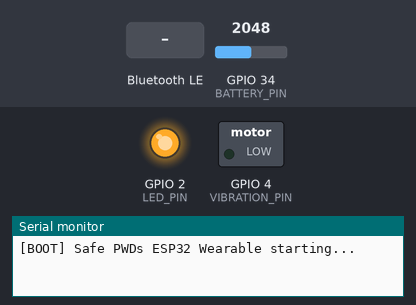
The sketch below on a simulated ESP32. On the bench: switched loads named in the sketch (green lamp = pin HIGH), output pins drawn as LEDs (lit = HIGH), the last lines printed to the serial monitor. Dashed ring = blinking. The inputs (shaded band) are chosen by the test bench; at power-on: GPIO 34 (BATTERY_PIN) = 2048 (analog values on the 0–4095 scale). Nothing arrives over Bluetooth unless stated; a phone connects over Bluetooth LE 3 s after start.

Above: at 0.1 s.
At 2.2 s:
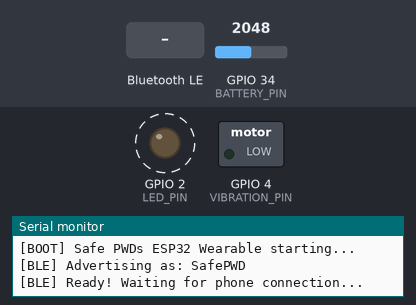
2.3 s: Bluetooth LE write "V" received
At 2.8 s:
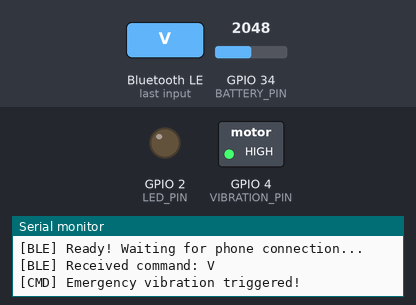
5.3 s: Bluetooth LE write "B?" received
8.3 s: Bluetooth LE write "P" received
Timing chart, 0 to 16.7 s (numbered marks = the images above; inputs shaded):
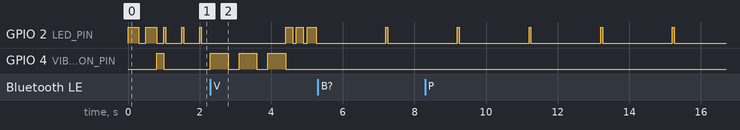

Measured:
- after the input at 2.3 s, GPIO 4 (VIBRATION_PIN): alternates HIGH for 0.50 s and LOW for 0.30 s, starting at once
- by itself, GPIO 2 (LED_PIN): alternates HIGH for 0.05 s and LOW for 2.0 s

The sketch:

safe_pwd_esp32.ino
```cpp
/**
 * ============================================================
 *  Safe PWDs — ESP32 Wearable BLE Firmware
 *  File: safe_pwd_esp32.ino
 *
 *  Features:
 *  ✅ BLE UART (Nordic UART Service) — auto-advertises
 *  ✅ Receives "V" command → triggers vibration motor
 *  ✅ Receives "B?" command → replies with battery level "B:XX"
 *  ✅ Sends status messages back to phone
 *  ✅ LED status indicator (on-board LED)
 *  ✅ Deep-sleep friendly reconnect loop
 *
 *  WIRING:
 *  ──────────────────────────────────────────────
 *  Vibration Motor  →  GPIO 4  (via NPN transistor)
 *  Battery ADC      →  GPIO 34 (voltage divider: 100k + 100k)
 *  On-board LED     →  GPIO 2  (built-in on most ESP32 boards)
 *
 *  Motor circuit (drives 3V–5V coin vibration motor):
 *    GPIO 4 ──[1kΩ]──► NPN Base (e.g. 2N2222 / S8050)
 *                       Collector ──► Motor (+)
 *                       Emitter   ──► GND
 *    Motor (-)         ──► GND
 *    Flyback diode 1N4148 across motor (cathode to +)
 *
 *  Battery sensing (3.7V LiPo → 3.3V ADC safe):
 *    LiPo+ ──[100kΩ]──┬──[100kΩ]──► GND
 *                      └──► GPIO 34
 *  (Divides 4.2V max → 2.1V, well within 3.3V ADC range)
 *
 *  DEPENDENCIES (Arduino Library Manager):
 *    • NimBLE-Arduino  (by h2zero)  ← lightweight, recommended
 *      Install: Library Manager → search "NimBLE-Arduino"
 *
 *  BOARD: ESP32 Dev Module (or any ESP32 variant)
 *  ============================================================
 */

#include <NimBLEDevice.h>

// ── Pin Definitions ──────────────────────────────────────────
#define VIBRATION_PIN   4    // NPN transistor base drive
#define BATTERY_PIN     34   // Analog input (voltage divider)
#define LED_PIN         2    // On-board LED (active HIGH on most boards)

// ── Vibration Settings ───────────────────────────────────────
#define VIB_DURATION_MS 1000  // Single vibration pulse duration
#define VIB_PATTERN_ON  500
#define VIB_PATTERN_OFF 300
#define VIB_REPEAT      3     // Number of pulses for emergency

// ── Battery ADC ──────────────────────────────────────────────
#define BAT_ADC_MAX     4095
#define BAT_V_REF       3.3f   // ESP32 ADC reference voltage
#define BAT_DIVIDER_R   2.0f   // Ratio = (R1+R2)/R2 = (100k+100k)/100k = 2
#define BAT_FULL_V      4.2f   // LiPo full voltage
#define BAT_EMPTY_V     3.0f   // LiPo empty voltage

// ── BLE UUIDs (Nordic UART Service) ─────────────────────────
#define UART_SERVICE_UUID  "6E400001-B5A3-F393-E0A9-E50E24DCCA9E"
#define TX_CHAR_UUID       "6E400003-B5A3-F393-E0A9-E50E24DCCA9E" // Notify → Phone
#define RX_CHAR_UUID       "6E400002-B5A3-F393-E0A9-E50E24DCCA9E" // Write ← Phone

// ── Device Name ──────────────────────────────────────────────
#define DEVICE_NAME "SafePWD"

// ── Globals ──────────────────────────────────────────────────
NimBLEServer*          pServer      = nullptr;
NimBLECharacteristic*  pTxChar      = nullptr;  // Notify phone
NimBLECharacteristic*  pRxChar      = nullptr;  // Receive from phone
bool                   deviceConnected = false;
bool                   oldConnected    = false;

// ── Forward declarations ──────────────────────────────────────
void vibrateEmergency();
void vibrateSingle(uint32_t ms);
int  getBatteryPercent();
void sendToPhone(const String& msg);
void blinkLED(int times, int onMs = 100, int offMs = 100);

// ─────────────────────────────────────────────────────────────
//  BLE Server Callbacks
// ─────────────────────────────────────────────────────────────
class ServerCallbacks : public NimBLEServerCallbacks {
  void onConnect(NimBLEServer* pSvr) override {
    deviceConnected = true;
    Serial.println("[BLE] Phone connected!");
    blinkLED(3, 200, 100);
    sendToPhone("Hello from SafePWD Wearable!");
  }

  void onDisconnect(NimBLEServer* pSvr) override {
    deviceConnected = false;
    Serial.println("[BLE] Phone disconnected. Restarting advertising...");
    // Restart advertising so phone can reconnect
    NimBLEDevice::startAdvertising();
  }
};

// ─────────────────────────────────────────────────────────────
//  RX Characteristic Callbacks (commands from phone)
// ─────────────────────────────────────────────────────────────
class RxCallbacks : public NimBLECharacteristicCallbacks {
  void onWrite(NimBLECharacteristic* pChar) override {
    std::string rxVal = pChar->getValue();
    if (rxVal.empty()) return;

    String cmd = String(rxVal.c_str());
    cmd.trim();
    Serial.print("[BLE] Received command: ");
    Serial.println(cmd);

    // ── "V" → Vibrate emergency pattern ─────────────────────
    if (cmd == "V") {
      Serial.println("[CMD] Emergency vibration triggered!");
      sendToPhone("OK:V");
      vibrateEmergency();
    }

    // ── "B?" → Reply with battery level ──────────────────────
    else if (cmd == "B?") {
      int pct = getBatteryPercent();
      String reply = "B:" + String(pct);
      Serial.print("[CMD] Battery query → ");
      Serial.println(reply);
      sendToPhone(reply);
    }

    // ── "P" → Simple ping ────────────────────────────────────
    else if (cmd == "P") {
      sendToPhone("PONG");
    }

    // ── Unknown ───────────────────────────────────────────────
    else {
      sendToPhone("ERR:UNKNOWN:" + cmd);
    }
  }
};

// ─────────────────────────────────────────────────────────────
//  setup()
// ─────────────────────────────────────────────────────────────
void setup() {
  Serial.begin(115200);
  Serial.println("\n[BOOT] Safe PWDs ESP32 Wearable starting...");

  // Pin modes
  pinMode(VIBRATION_PIN, OUTPUT);
  pinMode(LED_PIN, OUTPUT);
  digitalWrite(VIBRATION_PIN, LOW);
  digitalWrite(LED_PIN, LOW);

  // ADC config for battery
  analogReadResolution(12);
  analogSetAttenuation(ADC_11db); // Allows reading up to ~3.9V

  // Boot blink
  blinkLED(2, 300, 200);

  // ── Init NimBLE ───────────────────────────────────────────
  NimBLEDevice::init(DEVICE_NAME);
  NimBLEDevice::setMTU(128);

  // Create server
  pServer = NimBLEDevice::createServer();
  pServer->setCallbacks(new ServerCallbacks());

  // Create UART service
  NimBLEService* pService = pServer->createService(UART_SERVICE_UUID);

  // TX characteristic (ESP32 → Phone, Notify)
  pTxChar = pService->createCharacteristic(
    TX_CHAR_UUID,
    NIMBLE_PROPERTY::NOTIFY
  );

  // RX characteristic (Phone → ESP32, Write)
  pRxChar = pService->createCharacteristic(
    RX_CHAR_UUID,
    NIMBLE_PROPERTY::WRITE | NIMBLE_PROPERTY::WRITE_NR
  );
  pRxChar->setCallbacks(new RxCallbacks());

  // Start service
  pService->start();

  // Configure advertising
  NimBLEAdvertising* pAdvertising = NimBLEDevice::getAdvertising();
  pAdvertising->addServiceUUID(UART_SERVICE_UUID);
  pAdvertising->setScanResponse(true);
  pAdvertising->setMinPreferred(0x06);
  pAdvertising->setMaxPreferred(0x12);
  NimBLEDevice::startAdvertising();

  Serial.println("[BLE] Advertising as: " DEVICE_NAME);
  Serial.println("[BLE] Ready! Waiting for phone connection...");

  // Ready pulse
  vibrateSingle(200);
}

// ─────────────────────────────────────────────────────────────
//  loop()
// ─────────────────────────────────────────────────────────────
void loop() {
  // LED heartbeat: fast blink when connected, slow when advertising
  if (deviceConnected) {
    // Steady slow blink = connected
    digitalWrite(LED_PIN, HIGH);
    delay(50);
    digitalWrite(LED_PIN, LOW);
    delay(1950);
  } else {
    // Fast blink = advertising / waiting
    digitalWrite(LED_PIN, HIGH);
    delay(50);
    digitalWrite(LED_PIN, LOW);
    delay(450);
  }
}

// ─────────────────────────────────────────────────────────────
//  Vibration helpers
// ─────────────────────────────────────────────────────────────

/// Emergency pattern: 3 pulses
void vibrateEmergency() {
  for (int i = 0; i < VIB_REPEAT; i++) {
    digitalWrite(VIBRATION_PIN, HIGH);
    delay(VIB_PATTERN_ON);
    digitalWrite(VIBRATION_PIN, LOW);
    if (i < VIB_REPEAT - 1) delay(VIB_PATTERN_OFF);
  }
}

/// Single vibration for a given duration
void vibrateSingle(uint32_t ms) {
  digitalWrite(VIBRATION_PIN, HIGH);
  delay(ms);
  digitalWrite(VIBRATION_PIN, LOW);
}

// ─────────────────────────────────────────────────────────────
//  Battery percentage (LiPo 3.0V → 4.2V)
// ─────────────────────────────────────────────────────────────
int getBatteryPercent() {
  // Average multiple readings to reduce ADC noise
  long sum = 0;
  for (int i = 0; i < 16; i++) {
    sum += analogRead(BATTERY_PIN);
    delay(2);
  }
  float raw = sum / 16.0f;

  // Convert ADC → actual battery voltage (accounting for divider)
  float vAdc    = (raw / BAT_ADC_MAX) * BAT_V_REF;
  float vBat    = vAdc * BAT_DIVIDER_R;

  // Clamp and convert to percentage
  vBat = constrain(vBat, BAT_EMPTY_V, BAT_FULL_V);
  int pct = (int)(((vBat - BAT_EMPTY_V) / (BAT_FULL_V - BAT_EMPTY_V)) * 100.0f);

  Serial.printf("[BAT] ADC=%.0f  Vadc=%.2fV  Vbat=%.2fV  Level=%d%%\n",
                raw, vAdc, vBat, pct);
  return pct;
}

// ─────────────────────────────────────────────────────────────
//  Send string to phone via BLE Notify
// ─────────────────────────────────────────────────────────────
void sendToPhone(const String& msg) {
  if (!deviceConnected || pTxChar == nullptr) return;
  pTxChar->setValue(msg.c_str());
  pTxChar->notify();
  Serial.print("[BLE] Sent to phone: ");
  Serial.println(msg);
}

// ─────────────────────────────────────────────────────────────
//  LED blink helper
// ─────────────────────────────────────────────────────────────
void blinkLED(int times, int onMs, int offMs) {
  for (int i = 0; i < times; i++) {
    digitalWrite(LED_PIN, HIGH);
    delay(onMs);
    digitalWrite(LED_PIN, LOW);
    if (i < times - 1) delay(offMs);
  }
}
```
